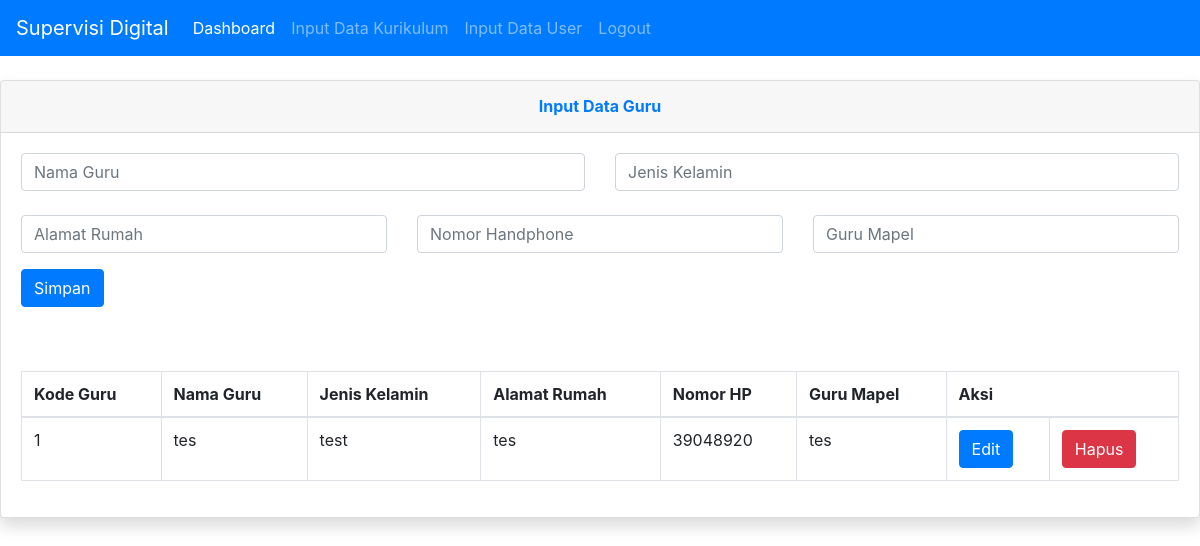
/input-guru.php, run on the app's committed database.
### tables this page shows
CREATE TABLE `tb_guru` (
  `kd_guru` int(11) NOT NULL,
  `nama_guru` varchar(150) DEFAULT NULL,
  `jk` varchar(30) DEFAULT NULL,
  `alamat` text DEFAULT NULL,
  `no_hp` varchar(30) DEFAULT NULL,
  `guru_mapel` varchar(50) DEFAULT NULL
);

### input-guru.php (the view, shortened to what this page needs)
<?php
include "assets/config/koneksi.php";
?>
<html>
    <head>
        <link rel="stylesheet" href="https://stackpath.bootstrapcdn.com/bootstrap/4.5.2/css/bootstrap.min.css">
    </head>
    <body>
        <nav class="navbar navbar-expand-lg navbar-dark bg-primary">
        <a class="navbar-brand" href="#">Supervisi Digital</a>
        <div class="collapse navbar-collapse" id="navbarSupportedContent">
            <ul class="navbar-nav mr-auto">
            <li class="nav-item active">
                <a class="nav-link" href="admin.php">Dashboard<span class="sr-only">(current)</span></a>
            </li>
            <li class="nav-item">
                <a class="nav-link" href="input-kurikulum.php">Input Data Kurikulum</a>
            </li>
            <li class="nav-item">
                <a class="nav-link" href="input-user.php">Input Data User</a>
            </li>
            <li class="nav-item">
                <a class="nav-link" href="logout.php">Logout</a>
            </li>
            </ul>
        </div>
        </nav>
        <br>
        <div class="card shadow mb-4">
            <div class="card-header py-3">
              <h6 class="m-0 font-weight-bold text-primary"><center>Input Data Guru</center></h6>
            </div>
            <div class="card-body">
            <form method="post">
            <div class="form-group">
                <div class="row">
                    <div class="col">
                    <input type="text" name="nama_guru" class="form-control" value="<?php echo $isi['nama_guru'] ?>" placeholder="Nama Guru">
                    </div>
                    <div class="col">
                        <input type="text" name="jk" class="form-control" value="<?php echo $isi['jk'] ?>" placeholder="Jenis Kelamin">
                    </div>
                </div>
                <br>
                <div class="row">
                    <div class="col">
                        <input type="text" name="alamat" class="form-control" value="<?php echo $isi['alamat'] ?>" placeholder="Alamat Rumah">
                    </div>
                    <div class="col">
                        <input type="number" name="no_hp" class="form-control" value="<?php echo $isi['no_hp'] ?>" placeholder="Nomor Handphone">
                    </div>
                    <div class="col">
                        <input type="text" name="guru_mapel" class="form-control" value="<?php echo $isi['guru_mapel'] ?>" placeholder="Guru Mapel">
                    </div>
                </div>
            </div>
            <?php if(isset($_GET['edit'])){ ?>
                <td><input type="submit" class="btn btn-warning" name="update" value="Update"></td>
            <?php }else{ ?>
                <td><input type="submit" class="btn btn-primary" name="simpan" value="Simpan"></td>
            <?php } ?>
            </form>
            <br><br>
              <div class="table-responsive">
                <table class="table table-bordered" id="dataTable" width="100%" cellspacing="0">
                  <thead>
                    <tr>
                      <th>Kode Guru</th>
                      <th>Nama Guru</th>
                      <th>Jenis Kelamin</th>
                      <th>Alamat Rumah</th>
                      <th>Nomor HP</th>
                      <th>Guru Mapel</th>
                      <th colspan="2">Aksi</th>
                    </tr>
                  </thead>
                  <tbody>
                      <?php
                        $sql = mysqli_query($koneksi, "SELECT * FROM tb_guru");
                        while($r=mysqli_fetch_array($sql)){
                        ?>
                        <tr>
                            <td><?php echo $r['kd_guru'] ?></td>
                            <td><?php echo $r['nama_guru'] ?></td>
                            <td><?php echo $r['jk'] ?></td>
                            <td><?php echo $r['alamat'] ?></td>
                            <td><?php echo $r['no_hp'] ?></td>
                            <td><?php echo $r['guru_mapel'] ?></td>
                            <td><a class="btn btn-primary" href="?menu=input-guru&edit&id=<?php echo $r['kd_guru'] ?>">Edit</a></td>
                            <td><a class="btn btn-danger" href="?menu=input-guru&hapus&id=<?php echo $r['kd_guru'] ?>" onClick="return confirm('Anda Yakin?')">Hapus</a></td>
                        </tr>
                        <?php } ?>
                  </tbody>
                </table>
              </div>
            </div>
          </div>
    </body>
</html>

### data on the page
tb_guru: kd_guru "1", nama_guru "tes", jk "test", alamat "tes", no_hp "39048920", guru_mapel "tes"
